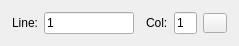
<?xml version="1.0" encoding="UTF-8"?>
<ui version="4.0">
 <class>WndGoto</class>
 <widget class="QDialog" name="WndGoto">
  <property name="geometry">
   <rect>
    <x>0</x>
    <y>0</y>
    <width>239</width>
    <height>45</height>
   </rect>
  </property>
  <property name="windowTitle">
   <string>Dialog</string>
  </property>
  <layout class="QHBoxLayout" name="horizontalLayout">
   <property name="leftMargin">
    <number>12</number>
   </property>
   <property name="topMargin">
    <number>12</number>
   </property>
   <property name="rightMargin">
    <number>12</number>
   </property>
   <property name="bottomMargin">
    <number>12</number>
   </property>
   <item>
    <widget class="QLabel" name="labelLineY">
     <property name="text">
      <string>Line:</string>
     </property>
    </widget>
   </item>
   <item>
    <widget class="QLineEdit" name="editLineY">
     <property name="text">
      <string>1</string>
     </property>
    </widget>
   </item>
   <item>
    <widget class="QLabel" name="labelColX">
     <property name="text">
      <string>Col:</string>
     </property>
     <property name="indent">
      <number>6</number>
     </property>
    </widget>
   </item>
   <item>
    <widget class="QLineEdit" name="editColX">
     <property name="maximumSize">
      <size>
       <width>40</width>
       <height>16777215</height>
      </size>
     </property>
     <property name="text">
      <string>1</string>
     </property>
    </widget>
   </item>
   <item>
    <widget class="QToolButton" name="toolButton">
     <property name="minimumSize">
      <size>
       <width>0</width>
       <height>20</height>
      </size>
     </property>
     <property name="maximumSize">
      <size>
       <width>16777215</width>
       <height>20</height>
      </size>
     </property>
     <property name="text">
      <string/>
     </property>
     <property name="icon">
      <iconset resource="function.qrc">
       <normaloff>:/thirdparty/lucide-icons/chevron-down-d.png</normaloff>:/thirdparty/lucide-icons/chevron-down-d.png</iconset>
     </property>
    </widget>
   </item>
  </layout>
 </widget>
 <resources>
  <include location="function.qrc"/>
 </resources>
 <connections/>
</ui>
